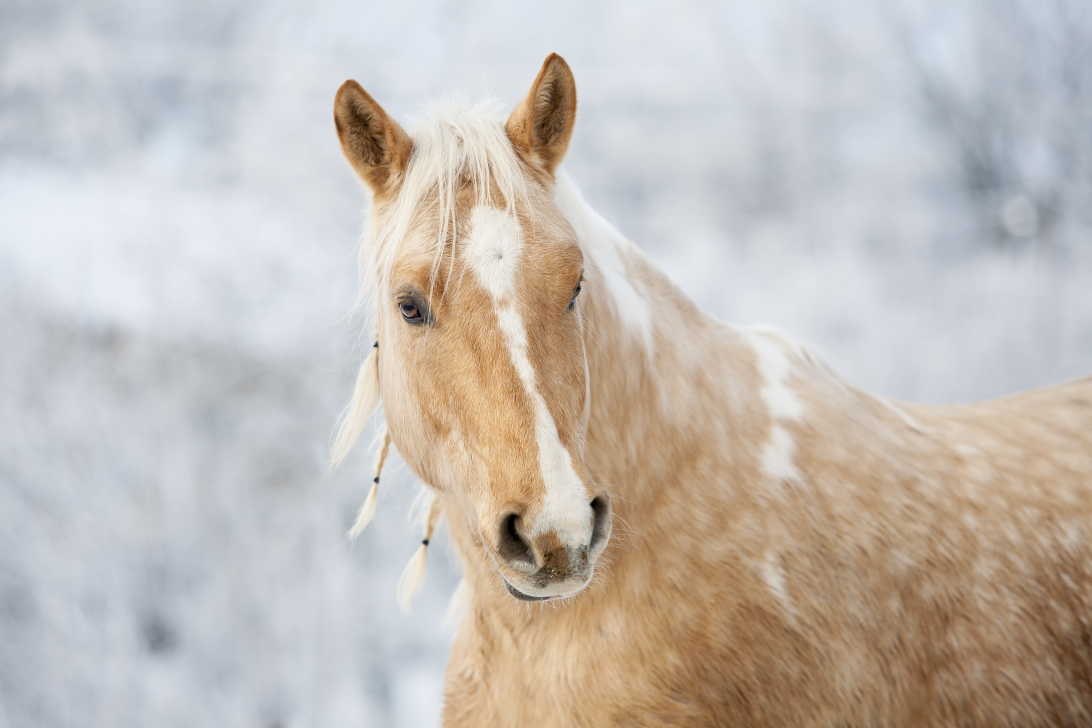
#> input picture 6/horse.jpg, 4368 x 2912 px (shown at 1/4 size)
$ jupyter execute exex2.ipynb
#> lines starting #> are read from the running program, lines starting #| are printed output that depends on the picture
[cell 1]
import cv2
import matplotlib.pyplot as plt

img = cv2.imread("horse.jpg", cv2.IMREAD_COLOR)
#> img is the input picture: shape (2912, 4368, 3); mean B, G, R 182.7, 188.9, 195.7
img_rgb = cv2.cvtColor(img, cv2.COLOR_BGR2RGB)

# 1번: 크기 변환
img1 = cv2.resize(img_rgb, (300, 100))
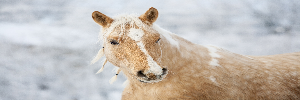
#> img1: shape (100, 300, 3); mean R, G, B 195.5, 188.7, 182.5

# 2번: 흑백 변환
img2 = cv2.cvtColor(img_rgb, cv2.COLOR_RGB2GRAY)
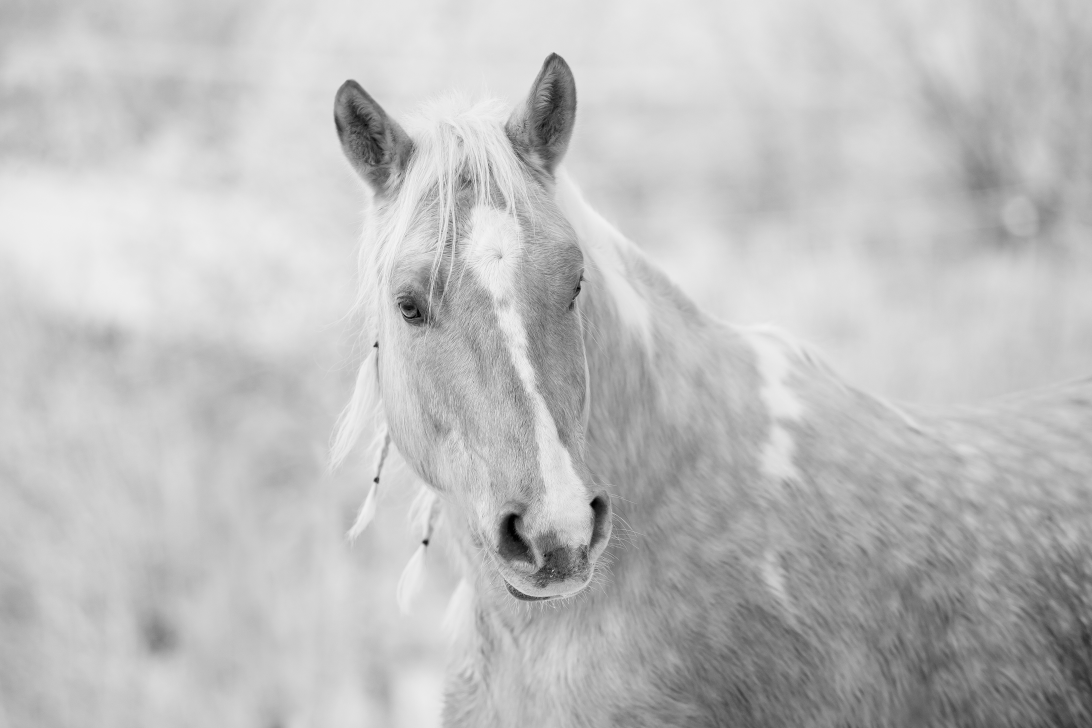
#> img2: shape (2912, 4368) (shown at 1/4 size); min 0, max 248, mean 190.2

# 3번: 90도 회전
img3 = cv2.rotate(img_rgb, cv2.ROTATE_90_COUNTERCLOCKWISE)
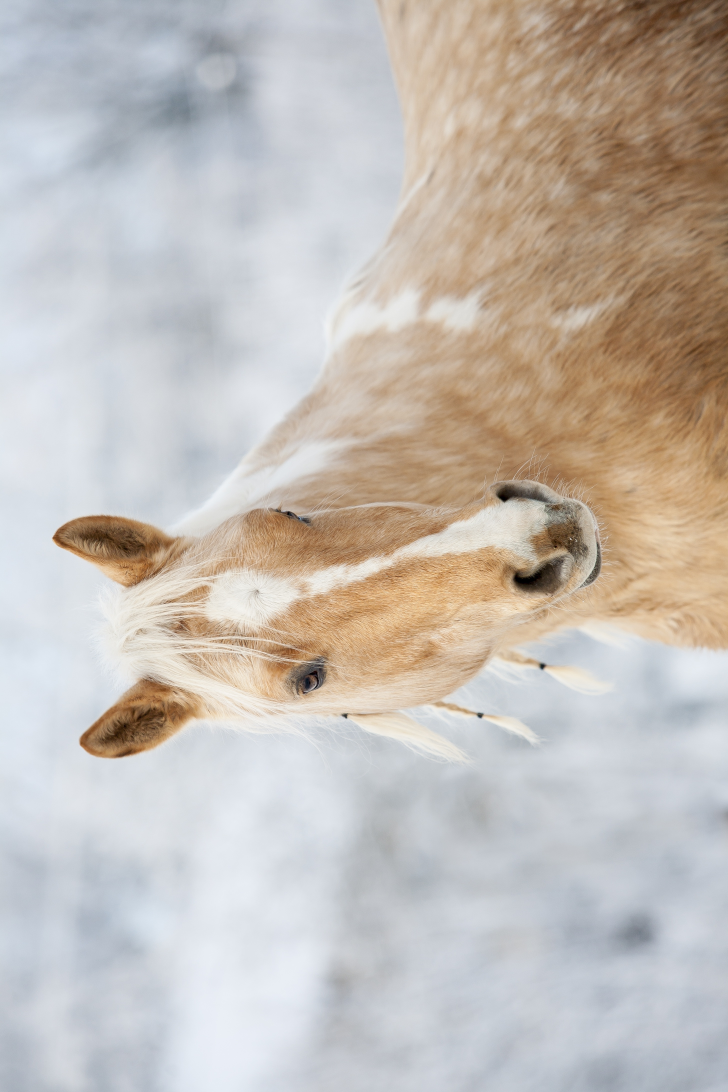
#> img3: shape (4368, 2912, 3) (shown at 1/4 size); mean R, G, B 195.7, 188.9, 182.7

# 4번: 크기 변환 + 흑백 변환
img4 = cv2.resize(img_rgb, (100, 200))
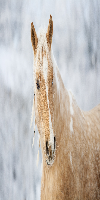
#> img4: shape (200, 100, 3); mean R, G, B 195.6, 188.8, 182.6
img4 = cv2.cvtColor(img4, cv2.COLOR_RGB2GRAY)
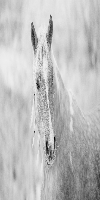
#> img4: shape (200, 100); min 2, max 245, mean 190.1
img4 = cv2.rotate(img4, cv2.ROTATE_90_COUNTERCLOCKWISE)
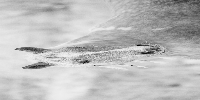
#> img4: shape (100, 200); min 2, max 245, mean 190.1

plt.subplot(2, 2, 1)
plt.imshow(img1)
plt.title("1")
plt.axis("off")

plt.subplot(2, 2, 2)
plt.imshow(img2, cmap='gray')
plt.title("2")
plt.axis("off")

plt.subplot(2, 2, 3)
plt.imshow(img3)
plt.title("3")
plt.axis("off")

plt.subplot(2, 2, 4)
plt.imshow(img4, cmap='gray')
plt.title("4")
plt.axis("off")

plt.show()

$ run again, with 6/puppy.jpg copied over 6/horse.jpg
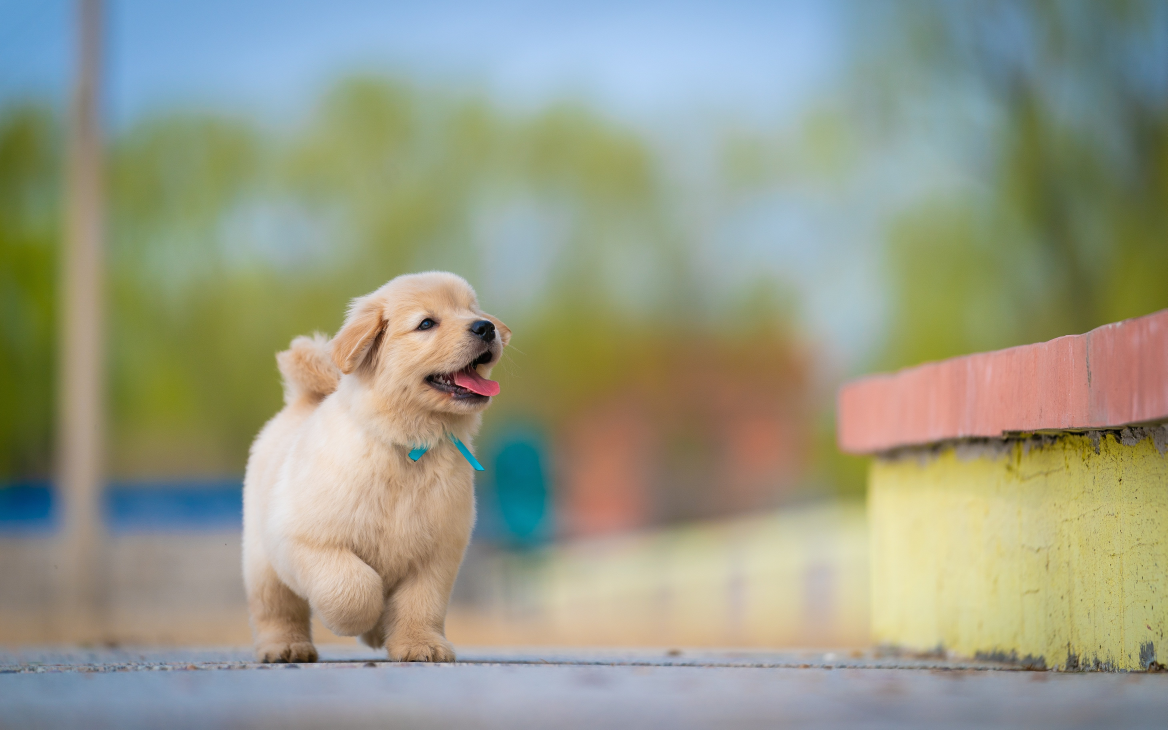
#> input picture 6/puppy.jpg, 5837 x 3648 px (shown at 1/5 size)
#> img is the input picture: shape (3648, 5837, 3); mean B, G, R 135.8, 155, 151.7
#> `img3 = cv2.rotate(img_rgb, cv2.ROTATE_90_COUNTERCLOCKWISE)`:
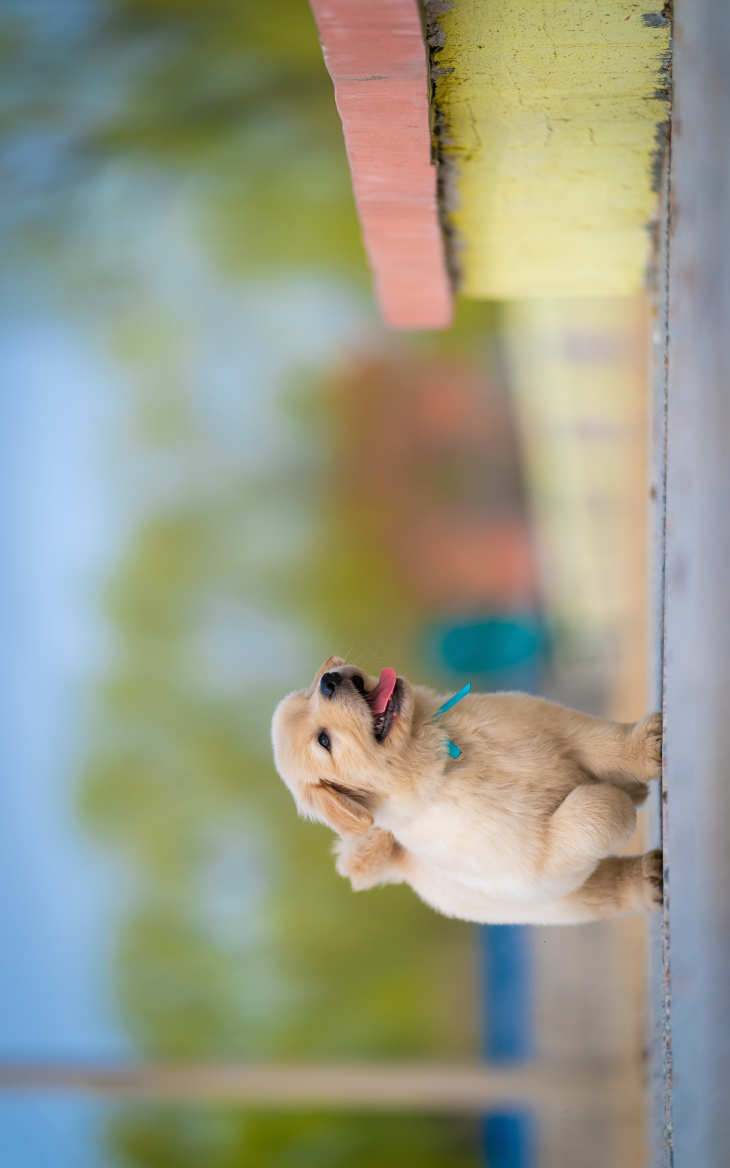
#> img3: shape (5837, 3648, 3) (shown at 1/5 size); mean R, G, B 151.7, 155, 135.8
#> `img4 = cv2.rotate(img4, cv2.ROTATE_90_COUNTERCLOCKWISE)`:
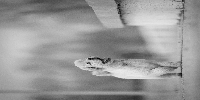
#> img4: shape (100, 200); min 5, max 234, mean 151.7
